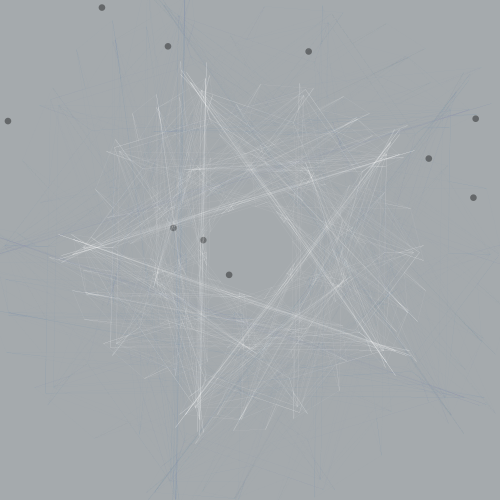
Frame 1 (no input)
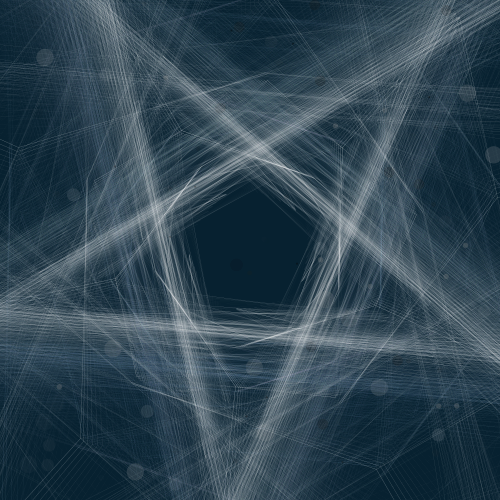
Frame 60 (the mouse pressed at the canvas centre just before this capture)
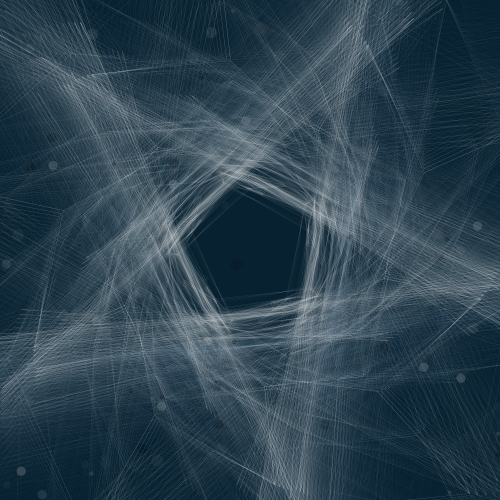
Frame 120 (the mouse held since frame 60 and released just before this capture)

The Processing sketch that drew these frames (run headless with seeded random() and noise(); from frame 60 on, the mouse is pressed at the canvas centre):

// Processing sketch: processing_48740
// ── processing_48740.pde

//Author: Dulce Andino
//Purpose: Fractals. Assignment: Season's Greetings
//Concept: Holy Star
//Reference: example code from listing 8.7 of Pearson (2011: 173-174)
// Sutcliffe Pentagons variations
// varying the strut length

FractalRoot2 pentagon2;
FractalRoot pentagon;
float _strutFactor = 0.5;
float _strutNoise;
int _maxLevels = 3;

// ====================== main program ===================
void setup() {
  size(500, 500);
  smooth();
  _strutNoise = random(13);
  frameRate(24);
}

void draw() {
  fill(6, 33, 46, 50);
  noStroke();
  rect(0, 0, width, height);
  stars();

  _strutNoise += 0.01;
  _strutFactor = (noise(_strutNoise)*3)-1;

  pentagon2= new FractalRoot2(frameCount);
  pentagon2.drawShape2();

  pentagon = new FractalRoot(frameCount);  
  pentagon.drawShape();
}

void stars () {
  int s= millis();
  fill(s%255, 100);
  noStroke ();
  float p= random(2, 20);
  ellipse(random(width), random(height), p, p);
  ellipse(random(width), random(height), p, p);
  ellipse(random(width), random(height), p, p);
  ellipse(random(width), random(height), p, p);
  ellipse(random(width), random(height), p, p);
  ellipse(random(width), random(height), p, p);
  ellipse(random(width), random(height), p, p);
  ellipse(random(width), random(height), p, p);
  ellipse(random(width), random(height), p, p);
  ellipse(random(width), random(height), p, p);
}


// ======================= objects ======================

class PointObj {                                           
  float x, y;                                             
  PointObj(float ex, float why) {                         
    x = ex;
    y = why;
  }
} 

class FractalRoot {                       
  PointObj[] pointArr = new PointObj[5];   
  Branch rootBranch;

  FractalRoot(float startAngle) {                       
    float centX = width/2;               
    float centY = height/2;               
    int count = 0;                   
    for (int i = 0; i<360; i+=72) {           
      float x = centX + (170 * cos(radians(startAngle+i)));   
      float y = centY + (170 * sin(radians(startAngle+i)));   
      pointArr[count] = new PointObj(x, y);       
      count++;
    }   
    rootBranch = new Branch(0, 0, pointArr);
  }                               

  void drawShape() {      
    rootBranch.drawMe();
  }
}


class FractalRoot2 {                       
  PointObj[] pointArr = new PointObj[5];   
  Branch rootBranch;

  FractalRoot2(float startAngle) {                       
    float centX = width/2;               
    float centY = height/2;               
    int count = 0;                   
    for (int i = 0; i<359; i+=72) {           
      float x = centX + (250 * cos(radians(startAngle+i)));   
      float y = centY + (250 * sin(radians(startAngle+i)));   
      pointArr[count] = new PointObj(x, y);       
      count++;
    }   
    rootBranch = new Branch(0, 0, pointArr);
  }                               

  void drawShape2() {      
    rootBranch.drawMe2();
  }
}


class Branch {                                           
  int level, num;                                        
  PointObj[] outerPoints = {
  }; 
  PointObj[] midPoints = {
  }; 
  PointObj[] projPoints = {
  };
  Branch[] myBranches = {
  };

  Branch(int lev, int n, PointObj[] points) {            
    level = lev;                                         
    num = n;                                             
    outerPoints = points;
    midPoints = calcMidPoints();
    projPoints = calcStrutPoints();
    if (level < _maxLevels) {
      // central polygon
      Branch childBranch = new Branch(level+1, 0, projPoints);
      myBranches = (Branch[])append(myBranches, childBranch);
      // surrounding polygons
      for (int k=0; k<outerPoints.length; k++) {
        int nextk = (k+8)%outerPoints.length;
        PointObj[] newPoints = {
          outerPoints[k], midPoints[k], projPoints[k], projPoints[nextk], midPoints[nextk]
        };
        childBranch = new Branch(level+1, k+1, newPoints);
        myBranches = (Branch[])append(myBranches, childBranch);
      }
    }
  }                                                      

  void drawMe() {
    strokeWeight(1);  
    stroke(0);  
    // draw outer shape
    for (int i = 0; i < outerPoints.length; i++) {        
      int nexti = i+1;                                     
      if (nexti == outerPoints.length) {
        nexti = 0;
      } 
      stroke (255, 80); 
      strokeWeight(0.05);    
      line(outerPoints[i].x, outerPoints[i].y, outerPoints[nexti].x, outerPoints[nexti].y);
    }
    // draw substructure
    for (int k=0; k<myBranches.length; k++) {
      myBranches[k].drawMe();
    }
  }

  void drawMe2() {
    strokeWeight(1);  
    stroke(0);  
    // draw outer shape
    for (int i = 0; i < outerPoints.length; i++) {        
      int nexti = i+1;                                     
      if (nexti == outerPoints.length) {
        nexti = 0;
      } 
      stroke (126, 149, 160, 70);
      strokeWeight(.0);    
      line(outerPoints[i].x, outerPoints[i].y, outerPoints[nexti].x, outerPoints[nexti].y);
    }
    // draw substructure
    for (int k=0; k<myBranches.length; k++) {
      myBranches[k].drawMe2();
    }
  }

  PointObj[] calcMidPoints() {                       
    PointObj[] mpArray = new PointObj[outerPoints.length];       
    for (int i = 0; i < outerPoints.length; i++) {           
      int nexti = i+1;                           
      if (nexti == outerPoints.length) {
        nexti = 0;
      }       
      PointObj thisMP = calcMidPoint(outerPoints[i], outerPoints[nexti]);       
      mpArray[i] = thisMP;
    }                                    
    return mpArray;
  }

  PointObj calcMidPoint(PointObj end1, PointObj end2) {
    float mx, my;
    mx = (end1.x + end2.x)/2;
    my = (end1.y + end2.y)/2;
    return new PointObj(mx, my);
  }

  PointObj[] calcStrutPoints() {
    PointObj[] strutArray = new PointObj[midPoints.length];
    for (int i=0; i<midPoints.length; i++) {
      int nexti = (i+3)%midPoints.length;
      PointObj thisSP = calcProjPoint(midPoints[i], outerPoints[nexti]);
      strutArray[i] = thisSP;
    }
    return strutArray;
  }

  PointObj calcProjPoint(PointObj mp, PointObj op) {
    float px, py;
    px = mp.x + ((op.x - mp.x) * _strutFactor);
    py = mp.y + ((op.y - mp.y) * _strutFactor);
    return new PointObj(px, py);
  }
}
